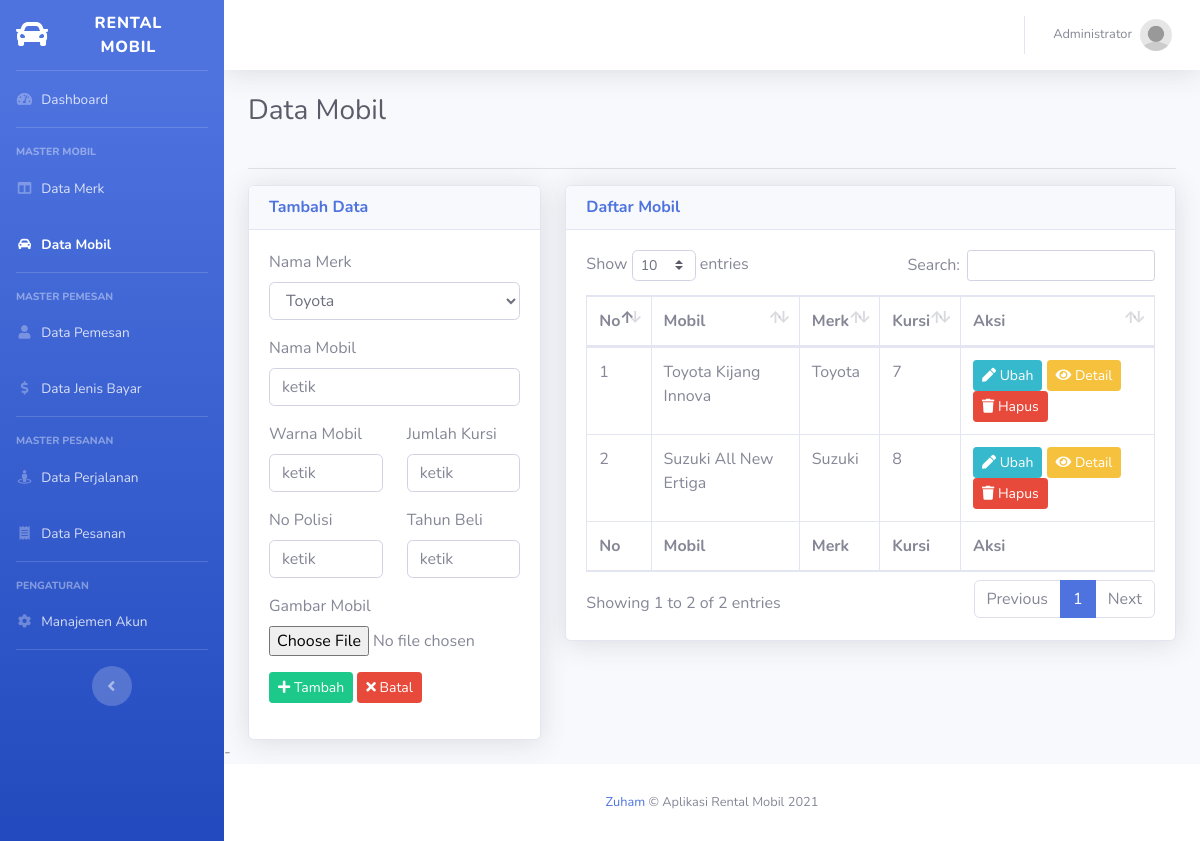
Screenshot of /mobil (signed in) with the database file from the repository.
### tables this page shows
CREATE TABLE `tbl_mobil` (
  `id` int(11) NOT NULL,
  `nama` varchar(30) DEFAULT NULL,
  `warna` varchar(20) DEFAULT NULL,
  `no_polisi` varchar(10) DEFAULT NULL,
  `jumlah_kursi` int(1) DEFAULT NULL,
  `tahun_beli` int(4) DEFAULT NULL,
  `gambar` varchar(100) DEFAULT NULL,
  `id_merk` int(11) DEFAULT NULL
);

CREATE TABLE `tbl_merk` (
  `id` int(11) NOT NULL,
  `merk` varchar(20) DEFAULT NULL
);

### controllers/C_Mobil.php (called while the page is built, shortened)
<?php
class C_Mobil extends Controller{
	public function __construct(){
		$this->merk = $this->model('M_Merk');
		$this->mobil = $this->model('M_Mobil');
	}
	public function index(){
		$data = [
			'aktif' => 'mobil',
			'judul' => 'Data Mobil',
			'data_merk' => $this->merk->lihat(),
			'data_mobil' => $this->mobil->lihat(),
			'no' => 1
		];
		$this->view('mobil/index', $data);
	}
}

### index.php (called while the page is built, shortened)
<?php
require_once BASEPATH . DS . 'core' . DS . 'Database.php';
require_once BASEPATH . DS . 'core' . DS . 'Model.php';
new Route();
?>

### functions/url_function.php (called while the page is built, shortened)
<?php
function base_url($path = null){
	if(isset($path)){
		$path = filter_var($path, FILTER_SANITIZE_URL);
		$path = rtrim($path, '/');
		return BASE_URL . $path;
	}
	return BASE_URL;
}

### core/Model.php (called while the page is built, shortened)
<?php
class Model {
	public function __construct(){
		$this->db = new Database();
	}
	public function get($table, $kolom = []){
		if (count($kolom) == 0) {
			$this->_query = "SELECT * FROM {$table}";
		}
	}
	public function setQuery($query){
		$this->_query = $query;
	}
	public function execute(){
		return $this->db->query($this->_query);
	}
}

### core/Database.php (called while the page is built, shortened)
<?php
class Database {
	public function __construct(){
		$this->_koneksi = new mysqli(DB_HOST, DB_USER, DB_PASS, DB_NAME);
	}
	public function query($query){
		return $this->_koneksi->query($query);
	}
}

### models/M_Merk.php (called while the page is built, shortened)
<?php
class M_Merk extends Model{
	public function lihat(){
		$query = $this->execute();
		return $query;
	}
}

### models/M_Mobil.php (called while the page is built, shortened)
<?php
class M_Mobil extends Model {
	public function lihat(){
		$query = $this->execute();
		return $query;
	}
}

### views/mobil/index.php (the view, shortened to what this page needs)
<!DOCTYPE html>
<html lang="en">
<head>
	<link href="<?= base_url('sb-admin-2/') ?>/vendor/fontawesome-free/css/all.min.css" rel="stylesheet" type="text/css">
	<link href="<?= base_url('sb-admin-2/') ?>/css/sb-admin-2.min.css" rel="stylesheet">
	<link href="<?= base_url('sb-admin-2/') ?>/vendor/datatables/dataTables.bootstrap4.min.css" rel="stylesheet">
</head>
<body id="page-top">
	<div id="wrapper">
	<div id="content-wrapper" class="d-flex flex-column">
		<div id="content">
			<div class="container-fluid">
				<div class="row">
					<div class="col-sm-12">
						<div class="clearfix">
							<div class="float-left">
								<h1 class="h3 mb-4 text-gray-800"><?= $judul ?></h1>
							</div>
						</div>
						<hr>
					</div>
				</div>
				<div class="row">
					<div class="col-sm-4">
						<div class="card shadow">
							<div class="card-header">
								<h6 class="m-0 font-weight-bold text-primary">Tambah Data</h6>
							</div>
							<div class="card-body">
								<form method="POST" action="<?= base_url('mobil/tambah') ?>" enctype="multipart/form-data">
								  	<div class="form-group">
										<label for="merk">Nama Merk</label>
										<select name="id_merk" id="merk" class="form-control">
											<?php while($merk = $data_merk->fetch_object()) : ?>
												<option value="<?= $merk->id ?>"><?= $merk->merk ?></option>
											<?php endwhile; ?>
										</select>
								  	</div>
								  	<div class="form-group">
								  		<label for="nama">Nama Mobil</label>
								  		<input type="text" name="nama" id="nama" required="required" placeholder="ketik" autocomplete="off" class="form-control">
								  	</div>
								  	<div class="row">
									  	<div class="form-group col-6">
									  		<label for="warna">Warna Mobil</label>
									  		<input type="text" name="warna" id="warna" required="required" placeholder="ketik" autocomplete="off" class="form-control">
									  	</div>
									  	<div class="form-group col-6">
									  		<label for="jumlah_kursi">Jumlah Kursi</label>
									  		<input type="number" name="jumlah_kursi" id="jumlah_kursi" required="required" placeholder="ketik" autocomplete="off" class="form-control">
									  	</div>
								  	</div>
									<div class="row">
									  	<div class="form-group col-6">
									  		<label for="no_polisi">No Polisi</label>
									  		<input type="text" name="no_polisi" id="no_polisi" required="required" placeholder="ketik" autocomplete="off" class="form-control">
									  	</div>
									  	<div class="form-group col-6">
									  		<label for="tahun_beli">Tahun Beli</label>
									  		<input type="number" name="tahun_beli" id="tahun_beli" required="required" placeholder="ketik" autocomplete="off" class="form-control">
									  	</div>
								  	</div>
								  	<div class="form-group">
								  		<label for="gambar">Gambar Mobil</label>
								  		<input type="file" name="gambar" id="gambar" required="required" placeholder="ketik" autocomplete="off" class="form-control-file">
								  	</div>
								  	<div class="form-group">
										<button type="submit" class="btn btn-sm btn-success" name="tambah"><i class="fa fa-plus"></i> Tambah</button>
										<button type="reset" class="btn btn-sm btn-danger"><i class="fa fa-times"></i> Batal</button>
								  	</div>
								</form>
							</div>
						</div>
					</div>
					<div class="col-sm-8">
						<div class="card shadow">
							<div class="card-header">
								<h6 class="m-0 font-weight-bold text-primary">Daftar Mobil</h6>
							</div>
							<div class="card-body">
								<table class="table table-bordered" id="dataTable" cellspacing="0">
	                  				<thead>
	                    				<tr>
	                    					<th>No</th>
	                    					<th>Mobil</th>
	                    					<th>Merk</th>
	                    					<th>Kursi</th>
	                    					<th>Aksi</th>
	                    				</tr>
	                 				</thead>
	                  				<tfoot>
	                    				<tr>
	                    					<th>No</th>
	                    					<th>Mobil</th>
	                    					<th>Merk</th>
	                    					<th>Kursi</th>
	                    					<th>Aksi</th>
	                    				</tr>
	                  				</tfoot>
	                 				<tbody>
										<?php while($mobil = $data_mobil->fetch_object()) : ?>
											<tr>
												<td><?= $no++ ?></td>
												<td><?= $mobil->nama ?></td>
												<td><?= $mobil->merk ?></td>
												<td><?= $mobil->jumlah_kursi ?></td>
												<td>
													<a href="<?= base_url('mobil/ubah/' . $mobil->id) ?>" class="btn btn-sm btn-info"><i class="fa fa-pen"></i> Ubah</a>
													<a href="<?= base_url('mobil/detail/' . $mobil->id) ?>" class="btn btn-sm btn-warning"><i class="fa fa-eye"></i> Detail</a>
	                 								<a href="<?= base_url('mobil/hapus/' . $mobil->id) ?>" class="btn btn-sm btn-danger" onclick="return confirm('apakah anda yakin?')"><i class="fa fa-trash"></i> Hapus</a>
												</td>
											</tr>
										<?php endwhile; ?>
	                 				</tbody>
              					</table>
							</div>
						</div>
					</div>
				</div>
			</div>
		</div>
	</div>
	</div>
</body>
</html>

### rows the page displays
tbl_mobil: nama "Toyota Kijang Innova", id_merk.merk "Toyota", jumlah_kursi "7"
tbl_mobil: nama "Suzuki All New Ertiga", id_merk.merk "Suzuki", jumlah_kursi "8"

### other values shown
$_SESSION['login']['nama'] "Administrator"
$judul "Data Mobil"
form field id_merk "Toyota"
